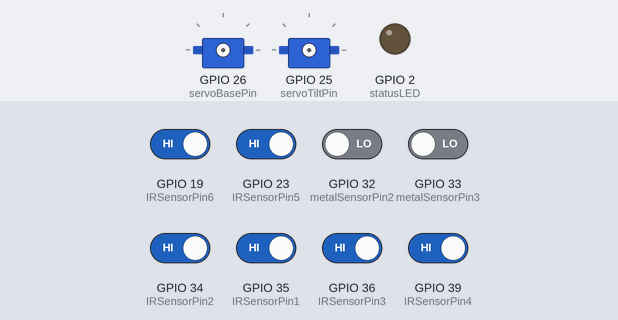
The sketch below on a simulated ESP32. On the bench: 2 × servo, output pins drawn as LEDs (lit = HIGH). The test bench sets the inputs (shaded band); at power-on: GPIO 19 (IRSensorPin6), GPIO 23 (IRSensorPin5), GPIO 34 (IRSensorPin2), GPIO 35 (IRSensorPin1), GPIO 36 (IRSensorPin3), GPIO 39 (IRSensorPin4) HIGH, GPIO 32 (metalSensorPin2), GPIO 33 (metalSensorPin3) LOW. WiFi joins after 1.5 s; servers stay silent unless stated; uploads are accepted with an empty reply; what the sketch prints to the serial monitor is not drawn.

Above: at 0.0 s.
At 3.7 s:
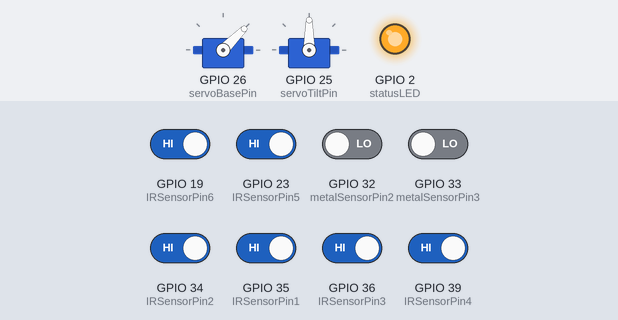
3.8 s: GPIO 19 (IRSensorPin6) driven LOW
7.1 s: GPIO 23 (IRSensorPin5) driven LOW
10.1 s: GPIO 32 (metalSensorPin2) driven HIGH
12.0 s: GPIO 34 (IRSensorPin2) driven LOW
17.6 s: GPIO 36 (IRSensorPin3) driven LOW
At 17.6 s:
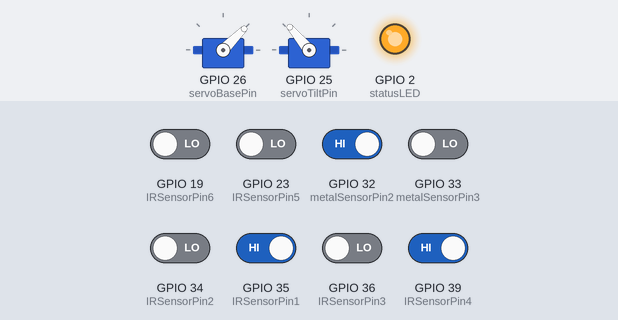
Timing chart, 0 to 20.6 s (numbered marks = the images above; inputs shaded):
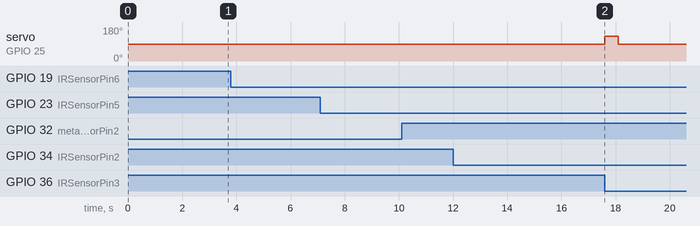

Measured:
- after the input at 3.8 s, every drawn part: stays the same
- after the input at 7.1 s, every drawn part: stays the same
- after the input at 10.1 s, every drawn part: stays the same
- after the input at 12.0 s, servo on GPIO 25 (servoTiltPin): 90° → 130° after 5.6 s

The sketch:

R3Bin_mark3_ver2.ino
```cpp
#include "config.h"

int in=0;

// Define the global variables here
unsigned long lastUpdate = 0;
int plasticBinFillLevel = 0;
int paperBinFillLevel = 0;
int metalBinFillLevel = 0;
int misBinFillLevel = 0;
const char* binStatus = "Initializing";
const char* errorCode = "None";
int response = 1;

// FreeRTOS Task Handles
TaskHandle_t SensorTaskHandle;
TaskHandle_t UploadTaskHandle;

// Task for continuous sensor monitoring and object detection
void sensorTask(void * parameter) {
  for(;;) {
    sendInt(0);

    static unsigned long lastPrint = 0;
    if(millis() - lastPrint > 1000) {  // Print every 1 second for better readability
      // Update all bin fill levels
      plasticBinFillLevel = binFillStatus(IRSensorPin3);
      paperBinFillLevel = binFillStatus(IRSensorPin4);
      metalBinFillLevel = binFillStatus(IRSensorPin5);
      misBinFillLevel = binFillStatus(IRSensorPin6);

      // Display bin status
      Serial.println("\n========== BIN STATUS ==========");
      Serial.print("Plastic Bin:  ");
      Serial.print(plasticBinFillLevel);
      Serial.println(plasticBinFillLevel == 100 ? "% [FULL]" : "% [EMPTY]");

      Serial.print("Paper Bin:    ");
      Serial.print(paperBinFillLevel);
      Serial.println(paperBinFillLevel == 100 ? "% [FULL]" : "% [EMPTY]");

      Serial.print("Metal Bin:    ");
      Serial.print(metalBinFillLevel);
      Serial.println(metalBinFillLevel == 100 ? "% [FULL]" : "% [EMPTY]");

      Serial.print("Misc Bin:     ");
      Serial.print(misBinFillLevel);
      Serial.println(misBinFillLevel == 100 ? "% [FULL]" : "% [EMPTY]");

      // Display object detection sensors
      Serial.println("\n--- Detection Sensors ---");
      Serial.print("IR Sensor 1: ");
      Serial.println(digitalRead(IRSensorPin1) == LOW ? "OBJECT DETECTED" : "Clear");
      Serial.print("IR Sensor 2: ");
      Serial.println(digitalRead(IRSensorPin2) == LOW ? "OBJECT DETECTED" : "Clear");

      // Display metal detection
      Serial.print("Metal Detect: ");
      Serial.println(isMetalDetected() ? "YES" : "NO");
      Serial.println("================================\n");

      lastPrint = millis();
    }

    // Check for object detection
    if(isObjectDetected() == true) {
      Serial.println("\n!!! OBJECT DETECTED !!!\n");

      // METAL DETECTION PRIORITY: Check for metal for approximately 1 second
      bool metalDetected = false;
      unsigned long metalCheckStart = millis();
      const unsigned long METAL_CHECK_DURATION = 1000;  // 1 second

      Serial.println("Checking for metal for 1 second...");
      while(millis() - metalCheckStart < METAL_CHECK_DURATION) {
        if(isMetalDetected()) {
          metalDetected = true;
          Serial.println("✓ Metal detected!");
          break;  // Exit early if metal is found
        }
        vTaskDelay(50 / portTICK_PERIOD_MS);  // Check every 50ms
      }

      if(metalDetected) {
        // Metal was detected - handle metal bin routing with handshake
        Serial.println("Metal confirmed - initiating handshake with RPi");

        // Send metal detection signal to RPi (code 3) and wait for acknowledgment
        int rpiResponse = sendAndReceiveInt(3);
        Serial.println("Metal detection signal (3) sent to RPi");

        // Wait for RPi to send back acknowledgment (expecting 3)
        if(rpiResponse == 3) {
          Serial.println("✓ RPi acknowledged metal detection (received 3)");

          // Give RPi additional time to process
          vTaskDelay(500 / portTICK_PERIOD_MS);

          // Now move to metal bin
          Serial.println("→ Moving to metal bin");
          reachDestination(metalBin);

          // Wait for deposit to complete
          vTaskDelay(500 / portTICK_PERIOD_MS);

          Serial.println("✓ Metal waste deposited successfully.");
          response = metalBin;  // Update response for upload task
        }
        else {
          // RPi didn't acknowledge properly
          Serial.print("⚠ Warning: Expected 3 from RPi, received: ");
          Serial.println(rpiResponse);
          Serial.println("Proceeding to metal bin anyway");

          // Still move to metal bin for safety
          reachDestination(metalBin);
          vTaskDelay(500 / portTICK_PERIOD_MS);
          response = metalBin;  // Update response for upload task
        }
      }
      else {
        // No metal detected after 1 second - proceed with RPi classification
        Serial.println("No metal detected - requesting RPi classification");

        // Request classification from RPi (code 1)
        response = sendAndReceiveInt(1);
        if(response != -1 && response >= 1 && response <= 4) {
          // Valid response received
          Serial.print("✓ RPi classified waste - moving to bin: ");
          Serial.println(response);
          reachDestination(response);

          // Give RPi time to process before next cycle
          vTaskDelay(500 / portTICK_PERIOD_MS);
        }
        else {
          // No valid response from RPi - route to miscellaneous bin
          Serial.println("⚠ No valid response from RPi - routing to miscellaneous bin");
          response = misBin;
          reachDestination(response);
         }
      }

      Serial.println("✓ Waste deposited. Ready for next item.\n");

      // Additional delay before accepting next object to ensure RPi is ready
    }

    vTaskDelay(100 / portTICK_PERIOD_MS);  // Small delay to prevent CPU hogging
  }
}


// Task for periodic data upload to Supabase
void uploadTask(void * parameter) {
  for(;;) {
    // Call sendBinData which handles its own timing
    sendBinData();

    // Yield to prevent watchdog timeout
    vTaskDelay(1000 / portTICK_PERIOD_MS);
  }
}

void setup() {
  Serial.begin(115200);
  delay(1000);  // Give serial time to initialize

  Serial.println("\n\n");
  Serial.println("================================");
  Serial.println("    R3Bin Starting.....");
  Serial.println("    Version: " + String(Version));
  Serial.println("================================\n");

  // Initialize WiFi first
  connectToWiFi();

  // Initialize RPi communication
  initRpi();

  // Initialize sensors and mechanism
  initSensors();
  initMechanism();

  Serial.println("\n[SETUP] Creating FreeRTOS tasks...");

  // Create sensor task on Core 0 (high priority)
  xTaskCreatePinnedToCore(
    sensorTask,
    "SensorTask",
    10000,
    NULL,
    2,                    // Highest priority
    &SensorTaskHandle,
    0                     // Core 0
  );

  // Create upload task on Core 1 (lower priority)
  xTaskCreatePinnedToCore(
    uploadTask,
    "UploadTask",
    16384,                // Larger stack for HTTP
    NULL,
    1,
    &UploadTaskHandle,
    1                     // Core 1
  );

  Serial.println("\n================================");
  Serial.println("✓ R3Bin Ready - Running on dual cores!");
  Serial.println("  Core 0: Sensor monitoring");
  Serial.println("  Core 1: Data upload");
  Serial.println("================================\n");
}

void loop() {
  // Main loop yields to prevent watchdog
  vTaskDelay(1000 / portTICK_PERIOD_MS);
}
```

communication.cpp
```cpp
#include "config.h"

void initRpi(){
  Serial2.begin(9600, SERIAL_8N1, RPISerialRX, RPISerialTX);
  Serial.println("Rpi initialized");
  Serial.println("=================================");
  Serial.println("Manual Control Available:");
  Serial.println("Type numbers in Serial Monitor to manually control:");
  Serial.println("  1 = Plastic Bin");
  Serial.println("  2 = Paper Bin");
  Serial.println("  3 = Metal Bin");
  Serial.println("  4 = Miscellaneous Bin");
  Serial.println("  0 = Home Position");
  Serial.println("=================================\n");
}

void sendInt(int value){
  Serial2.println(value);
  //delay(200);c
  Serial.print("Sending value to RPi: ");
  Serial.println(value);
}

int receiveInt(){
  unsigned long startTime = millis();
  unsigned long timeout = 5000;  // 5 second timeout

  while(millis() - startTime < timeout)
  {
    if(Serial2.available() > 0){
      int received = Serial2.parseInt();
      received = toConvert(received);
      Serial.print("Received value from RPi: ");
      Serial.println(received);
      return received;
    }
  }

  Serial.println("Timeout: No response from RPi");
  return -1;  // Return -1 on timeout
}

int toConvert(int a){
  return (a > 10) ? a % 10 : a;
}

int sendAndReceiveInt(int val){
  sendInt(val);
  return receiveInt();
}

// NEW FUNCTION: Check for keyboard input from Serial Monitor
void checkKeyboardInput(){
  if (Serial.available() > 0) {
    String input = Serial.readStringUntil('\n');
    input.trim();

    if (input.length() > 0) {
      int value = input.toInt();

      // Validate input
      if (value >= 0 && value <= 4) {
        Serial.println("\n>>> MANUAL COMMAND <<<");
        Serial.print("User input: ");
        Serial.println(value);

        // Send to RPi
        sendInt(value);

        // Optional: wait for response
        delay(100);
        if (Serial2.available() > 0) {
          int response = receiveInt();
          Serial.print("RPi Response: ");
          Serial.println(response);
        }

        Serial.println(">>> END MANUAL COMMAND <<<\n");
      } else {
        Serial.println("[ERROR] Invalid input! Enter 0-4 only.");
      }
    }
  }

  // Check for responses from RPi (non-blocking)
  if (Serial2.available() > 0) {
    int response = Serial2.parseInt();
    if (response != 0) {
      Serial.print("[UNSOLICITED from RPi] <<< ");
      Serial.println(response);
    }
  }
}
```

motor.cpp
```cpp
#include "config.h"

Servo servoBase;
Servo servoTilt;
int currentBaseAngle = servoBaseHome;

void initMechanism(){
  servoBase.attach(servoBasePin);
  servoTilt.attach(servoTiltPin);

  servoBase.write(servoBaseHome);
  servoTilt.write(servoTiltHome);
  Serial.println("Mechanism initialized");
}

void reachDestination(int destination){
  Serial.println("Moving to: ");Serial.println(destination);
  int targetBaseAngle;
  int targetTiltAngle;

  switch(destination){
    case plasticBin:
      targetBaseAngle = servoBaseHome;
      targetTiltAngle = servoTiltForward;
      break;

    case paperBin:
      targetBaseAngle = servoBaseRotate;
      targetTiltAngle = servoTiltForward;
      break;

    case metalBin:
      targetBaseAngle = servoBaseHome;
      targetTiltAngle = servoTiltBackward;
      break;

    default:
      targetBaseAngle = servoBaseRotate;
      targetTiltAngle = servoTiltBackward;
      break;
  }

  if(targetBaseAngle != currentBaseAngle){
    servoRotate(servoBase, currentBaseAngle, targetBaseAngle);
  }
  delay(servoPauseDelayMS);

  servoRotate(servoTilt, servoTiltHome, targetTiltAngle);
  delay(servoPauseDelayMS);

  servoRotate(servoTilt, targetTiltAngle, servoTiltHome);
  delay(servoPauseDelayMS);

  currentBaseAngle = targetBaseAngle;
}

void servoRotate(Servo &servo, int startAngle, int endAngle){
  if(startAngle < endAngle){
    for(int a = startAngle; a <= endAngle; a += servoStepSize){
      servo.write(a);
      delay(servoStepDelayMS);
    }
  }
  else{
    for(int a = startAngle; a >= endAngle; a -= servoStepSize){
      servo.write(a);
      delay(servoStepDelayMS);
    }
  }
}
```

onlineUpdate.cpp
```cpp
#include "config.h"

const char* ssid = "Esp32";
const char* password = "mayank@627";
const char* SUPABASE_URL = "https://wyacdsybudwpmqcwybey.supabase.co/rest/v1/bin_daily_data?on_conflict=BinId";
const char* SUPABASE_KEY = "eyJhbGciOiJIUzI1NiIsInR5cCI6IkpXVCJ9.eyJpc3MiOiJzdXBhYmFzZSIsInJlZiI6Ind5YWNkc3lidWR3cG1xY3d5YmV5Iiwicm9sZSI6InNlcnZpY2Vfcm9sZSIsImlhdCI6MTc1Nzg2NDU5OSwiZXhwIjoyMDczNDQwNTk5fQ.VaJrHbwC2VrvDp4YkmPgPQ4jWrV4kGHHfRHUWtrBFng";

const char* binId = "BIN-001";
const char* Version = "v1.3.0 - FreeRTOS"; // Updated version

const int send_to_supa_time=10000;
const char* bins[] = {"None", "Plastics", "Paper", "Metal", "Mis"};

void connectToWiFi() {
  Serial.print(F("Connecting to WiFi..."));
  WiFi.begin(ssid, password);

  int attempts = 0;
  while (WiFi.status() != WL_CONNECTED && attempts < 20) {
    delay(500);
    Serial.print(F("."));
    attempts++;
  }

  if (WiFi.status() == WL_CONNECTED) {
    Serial.println(F("\nConnected!"));
    Serial.print(F("IP Address: "));
    Serial.println(WiFi.localIP());
  } else {
    Serial.println(F("\nFailed to connect to WiFi"));
  }
}

void sendBinData() {
  // Check if enough time has passed (60 seconds)
  if (millis() - lastUpdate < send_to_supa_time) {
    return;  // Exit early if not time yet
  }

  Serial.println(F("\n[UPLOAD] Starting data upload..."));

  // Prepare data
  if (response < 1) {
    response = 4;
  }
  String lastDetected = bins[response];

  plasticBinFillLevel = binFillStatus(IRSensorPin3);
  paperBinFillLevel = binFillStatus(IRSensorPin4);
  metalBinFillLevel = binFillStatus(IRSensorPin5);
  misBinFillLevel = binFillStatus(IRSensorPin6);
  binStatus = "NonOperational";
  errorCode = "None";

  // Create JSON document
  StaticJsonDocument<256> doc;
  doc["BinId"] = binId;
  doc["BinVersion"] = Version;
  doc["BinStatus"] = "Opera";
  doc["SubBin1"] = plasticBinFillLevel;
  doc["SubBin2"] = paperBinFillLevel;
  doc["SubBin3"] = metalBinFillLevel;
  doc["SubBin4"] = misBinFillLevel;
  doc["ErrorCodes"] = errorCode;
  doc["LastDetected"] = lastDetected;

  String jsonString;
  serializeJson(doc, jsonString);

  Serial.println(F("--- DATA TO SEND ---"));
  Serial.print(F("BinId: ")); Serial.println(binId);
  Serial.print(F("Status: ")); Serial.println(binStatus);
  Serial.print(F("SubBins: "));
  Serial.print(plasticBinFillLevel); Serial.print(F("%, "));
  Serial.print(paperBinFillLevel); Serial.print(F("%, "));
  Serial.print(metalBinFillLevel); Serial.print(F("%, "));
  Serial.print(misBinFillLevel); Serial.println(F("%"));
  Serial.print(F("Last Detected: ")); Serial.println(lastDetected);
  Serial.print(F("JSON: ")); Serial.println(jsonString);
  delay(3000);
  // Check WiFi connection
  if (WiFi.status() != WL_CONNECTED) {
    Serial.println(F("[ERROR] WiFi Disconnected! Skipping upload."));
    lastUpdate = millis();  // Update timer to avoid rapid retries
    return;
  }

  HTTPClient http;

  // IMPORTANT: Set timeouts to prevent blocking
  http.setTimeout(5000);          // 5 second timeout for entire request
  http.setConnectTimeout(3000);   // 3 second connection timeout

  // Construct URL with upsert parameter
  String url = String(SUPABASE_URL) ;

  Serial.print(F("[HTTP] Connecting to: ")); Serial.println(url);
  delay(3000);
  http.begin(url);
  http.addHeader(F("Content-Type"), F("application/json"));
  http.addHeader(F("apikey"), SUPABASE_KEY);
  http.addHeader(F("Authorization"), String(F("Bearer ")) + SUPABASE_KEY);
  http.addHeader(F("Prefer"), F("resolution=merge-duplicates,return=representation"));

  unsigned long uploadStart = millis();
  int httpResponseCode = http.POST(jsonString);
  unsigned long uploadTime = millis() - uploadStart;
  delay(3000);
  Serial.print(F("[HTTP] Response Code: "));
  Serial.println(httpResponseCode);
  Serial.print(F("[HTTP] Upload took: "));
  Serial.print(uploadTime);
  Serial.println(F(" ms"));

  if (httpResponseCode > 0) {
    String response = http.getString();
    Serial.print(F("[HTTP] Response: "));
    Serial.println(response);

    if (httpResponseCode == 201 || httpResponseCode == 200) {
      Serial.println(F("[SUCCESS] ✓ Data uploaded successfully!"));
    } else {
      Serial.println(F("[ERROR] ✗ Upload failed!"));
    }
  } else {
    Serial.print(F("[ERROR] HTTP POST failed: "));
    Serial.println(http.errorToString(httpResponseCode));
    delay(3000);
  }

  http.end();
  Serial.println(F("--- UPLOAD COMPLETE ---\n"));
  delay(3000);
  // Update the last upload timestamp
  lastUpdate = millis();
}
```

sensor.cpp
```cpp
#include "config.h"

void initSensors() {
  // Configure all IR sensor pins as INPUT
  pinMode(IRSensorPin1, INPUT);
  pinMode(IRSensorPin2, INPUT);
  pinMode(IRSensorPin3, INPUT);
  pinMode(IRSensorPin4, INPUT);
  pinMode(IRSensorPin5, INPUT);
  pinMode(IRSensorPin6, INPUT);

  // Configure metal sensor pins as INPUT

  pinMode(metalSensorPin2, INPUT);
  pinMode(metalSensorPin3, INPUT);

  // Configure status LED
  pinMode(statusLED, OUTPUT);
  digitalWrite(statusLED, HIGH);

  Serial.println("All Sensors initialized");
}

bool isObjectDetected() {
  int sensor1 = digitalRead(IRSensorPin1);
  int sensor2 = digitalRead(IRSensorPin2);

  // Object detected when sensor reads LOW (most IR sensors are active LOW)
  if(sensor1 == LOW || sensor2 == LOW){
    Serial.print("IR1: "); Serial.print(sensor1);
    Serial.print(" | IR2: "); Serial.println(sensor2);
    return true;
  }
  return false;
}

int binFillStatus(int binNumber) {
  int reading = digitalRead(binNumber);

  // When object is detected (sensor reads LOW), return 100
  // When no object (sensor reads HIGH), return 0
  if(reading == LOW) {
    return 100;  // Bin full (object detected)
  } else {
    return 0;    // Bin empty (no object detected)
  }
}

bool isMetalDetected() {
  int metal2 = digitalRead(metalSensorPin2);
  int metal3 = digitalRead(metalSensorPin3);

  // Metal detected when any sensor reads HIGH (most metal sensors are active HIGH)
  if( metal2 == HIGH || metal3 == HIGH) {
    Serial.println("Metal detected!");
    return true;
  }
  return false;
}
```

Source omitted: config.h (3394 bytes)
